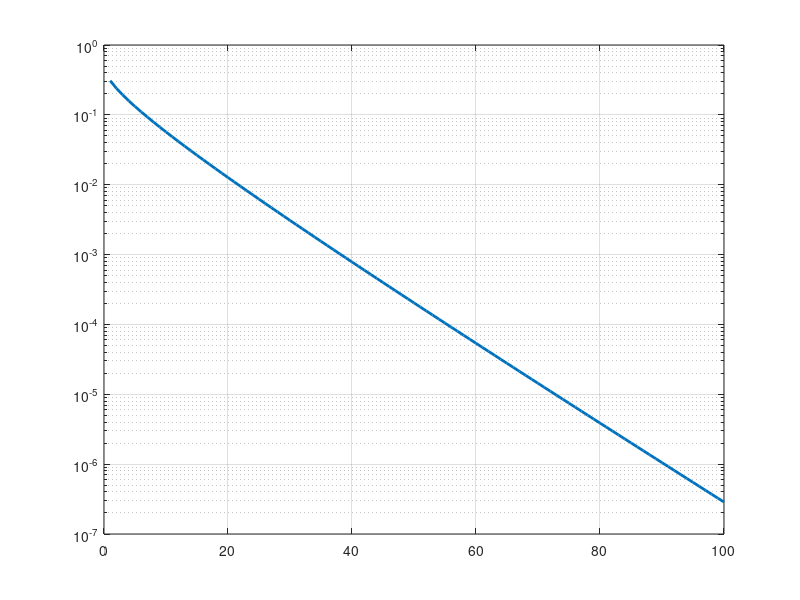

This chart was generated by the following MATLAB code: (Note: this script raises an error after producing the figure.)
clc;
clear;
close all;

%% Problem 1
% Distributed Detection in Gaussian Noise
% P(error) = Q(m*sqrt(n))

m = 0.5;              % Signal amplitude
n = 1:100;            % Number of sensors

% Compute probability of error
Pe = qfunc(m*sqrt(n));

% Error threshold
threshold = 1e-3;

% Find smallest n satisfying Pe < 10^-3
ng = find(Pe < threshold, 1, 'first');

%% Create Figure
figure;

semilogy(n, Pe, 'LineWidth', 2);
hold on;
grid on;

% Threshold line
yline(threshold,'--','10^{-3}','LineWidth',1.5);

% Mark ng
semilogy(ng, Pe(ng), 'o', ...
    'MarkerSize', 8, ...
    'LineWidth', 2);

xlabel('Number of Sensors, n');
ylabel('Probability of Error');
title('Probability of Error vs. Number of Sensors (m = 0.5)');

legend('P_e = Q(0.5\sqrt{n})', ...
       'Threshold', ...
       sprintf('n_g = %d',ng), ...
       'Location','southwest');

%% Display Results
fprintf('\n');
fprintf('-----------------------------------\n');
fprintf('Problem 1 Results\n');
fprintf('-----------------------------------\n');
fprintf('Signal amplitude m = %.1f\n',m);
fprintf('Required error probability < 10^-3\n');
fprintf('Minimum number of sensors n_g = %d\n',ng);
fprintf('Probability of error at n_g = %.6e\n',Pe(ng));

if ng > 1
    fprintf('Probability of error at n = %d is %.6e\n', ...
        ng-1, Pe(ng-1));
end
fprintf('-----------------------------------\n');
